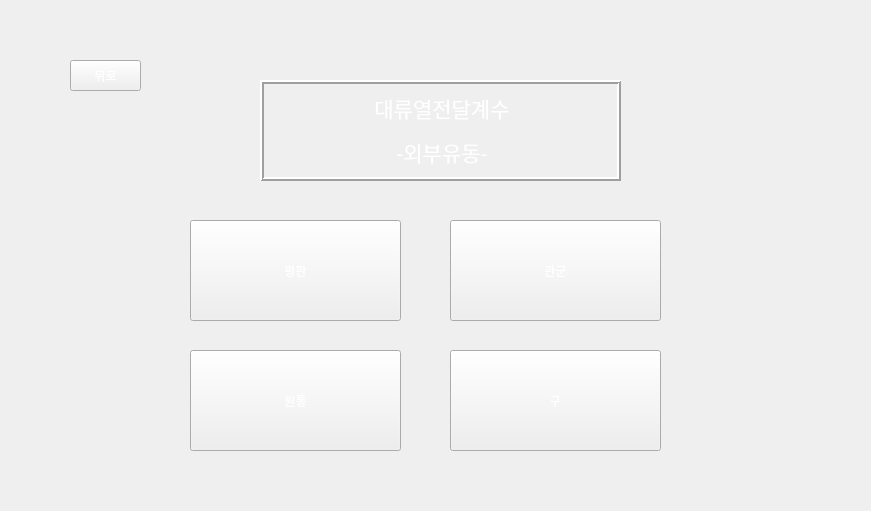
<?xml version="1.0" encoding="UTF-8"?>
<ui version="4.0">
 <class>Form</class>
 <widget class="QWidget" name="Form">
  <property name="geometry">
   <rect>
    <x>0</x>
    <y>0</y>
    <width>871</width>
    <height>511</height>
   </rect>
  </property>
  <property name="minimumSize">
   <size>
    <width>581</width>
    <height>341</height>
   </size>
  </property>
  <property name="maximumSize">
   <size>
    <width>871</width>
    <height>511</height>
   </size>
  </property>
  <property name="windowTitle">
   <string>External Flow</string>
  </property>
  <property name="styleSheet">
   <string notr="true">background-image: url(:/background/하얀거.png);</string>
  </property>
  <widget class="QPushButton" name="pushButton">
   <property name="geometry">
    <rect>
     <x>70</x>
     <y>60</y>
     <width>71</width>
     <height>31</height>
    </rect>
   </property>
   <property name="styleSheet">
    <string notr="true">QPushButton {
color: qlineargradient(spread:pad, x1:0, y1:1, x2:1, y2:0, stop:0 rgba(255, 255, 255, 255), stop:1 rgba(255, 255, 255, 255));
background-image: url(:/background/버튼2.png);
font: 14pt &quot;맑은 고딕&quot;;
}
QPushButton:hover{
border-image: url(:/background/버튼클릭2.png);
}</string>
   </property>
   <property name="text">
    <string>뒤로</string>
   </property>
  </widget>
  <widget class="QPushButton" name="pushButton_2">
   <property name="geometry">
    <rect>
     <x>190</x>
     <y>220</y>
     <width>211</width>
     <height>101</height>
    </rect>
   </property>
   <property name="toolTip">
    <string>수직평판에서의 Nusselt Number를 구합니다</string>
   </property>
   <property name="toolTipDuration">
    <number>5000</number>
   </property>
   <property name="styleSheet">
    <string notr="true">QPushButton {
color: qlineargradient(spread:pad, x1:0, y1:1, x2:1, y2:0, stop:0 rgba(255, 255, 255, 255), stop:1 rgba(255, 255, 255, 255));
background-image: url(:/background/버튼2.png);
font: 20pt &quot;맑은 고딕&quot;;
}
QPushButton:hover{
border-image: url(:/background/버튼클릭2.png);
}</string>
   </property>
   <property name="text">
    <string>평판</string>
   </property>
  </widget>
  <widget class="QPushButton" name="pushButton_3">
   <property name="geometry">
    <rect>
     <x>190</x>
     <y>350</y>
     <width>211</width>
     <height>101</height>
    </rect>
   </property>
   <property name="toolTip">
    <string>수직평판에서의 Nusselt Number를 구합니다</string>
   </property>
   <property name="toolTipDuration">
    <number>5000</number>
   </property>
   <property name="styleSheet">
    <string notr="true">QPushButton {
color: qlineargradient(spread:pad, x1:0, y1:1, x2:1, y2:0, stop:0 rgba(255, 255, 255, 255), stop:1 rgba(255, 255, 255, 255));
background-image: url(:/background/버튼2.png);
font: 20pt &quot;맑은 고딕&quot;;
}
QPushButton:hover{
border-image: url(:/background/버튼클릭2.png);
}</string>
   </property>
   <property name="text">
    <string>원통</string>
   </property>
  </widget>
  <widget class="QPushButton" name="pushButton_4">
   <property name="geometry">
    <rect>
     <x>450</x>
     <y>350</y>
     <width>211</width>
     <height>101</height>
    </rect>
   </property>
   <property name="toolTip">
    <string>수직평판에서의 Nusselt Number를 구합니다</string>
   </property>
   <property name="toolTipDuration">
    <number>5000</number>
   </property>
   <property name="styleSheet">
    <string notr="true">QPushButton {
color: qlineargradient(spread:pad, x1:0, y1:1, x2:1, y2:0, stop:0 rgba(255, 255, 255, 255), stop:1 rgba(255, 255, 255, 255));
background-image: url(:/background/버튼2.png);
font: 20pt &quot;맑은 고딕&quot;;
}
QPushButton:hover{
border-image: url(:/background/버튼클릭2.png);
}</string>
   </property>
   <property name="text">
    <string>구</string>
   </property>
  </widget>
  <widget class="QPushButton" name="pushButton_5">
   <property name="geometry">
    <rect>
     <x>450</x>
     <y>220</y>
     <width>211</width>
     <height>101</height>
    </rect>
   </property>
   <property name="toolTip">
    <string>수직평판에서의 Nusselt Number를 구합니다</string>
   </property>
   <property name="toolTipDuration">
    <number>5000</number>
   </property>
   <property name="styleSheet">
    <string notr="true">QPushButton {
color: qlineargradient(spread:pad, x1:0, y1:1, x2:1, y2:0, stop:0 rgba(255, 255, 255, 255), stop:1 rgba(255, 255, 255, 255));
background-image: url(:/background/버튼2.png);
font: 20pt &quot;맑은 고딕&quot;;
}
QPushButton:hover{
border-image: url(:/background/버튼클릭2.png);
}</string>
   </property>
   <property name="text">
    <string>관군</string>
   </property>
  </widget>
  <widget class="QLabel" name="label_9">
   <property name="geometry">
    <rect>
     <x>0</x>
     <y>0</y>
     <width>871</width>
     <height>511</height>
    </rect>
   </property>
   <property name="styleSheet">
    <string notr="true">image: url(:/background/배경2.png);</string>
   </property>
   <property name="text">
    <string/>
   </property>
  </widget>
  <widget class="QLabel" name="label">
   <property name="geometry">
    <rect>
     <x>260</x>
     <y>80</y>
     <width>361</width>
     <height>101</height>
    </rect>
   </property>
   <property name="styleSheet">
    <string notr="true">font: 10pt &quot;맑은 고딕&quot;;
color: rgb(255, 255, 255);
background-image: url(:/background/버튼2.png);</string>
   </property>
   <property name="frameShape">
    <enum>QFrame::Box</enum>
   </property>
   <property name="frameShadow">
    <enum>QFrame::Raised</enum>
   </property>
   <property name="lineWidth">
    <number>2</number>
   </property>
   <property name="text">
    <string>&lt;!DOCTYPE HTML PUBLIC &quot;-//W3C//DTD HTML 4.0//EN&quot; &quot;http://www.w3.org/TR/REC-html40/strict.dtd&quot;&gt;
&lt;html&gt;&lt;head&gt;&lt;meta name=&quot;qrichtext&quot; content=&quot;1&quot; /&gt;&lt;style type=&quot;text/css&quot;&gt;
p, li { white-space: pre-wrap; }
&lt;/style&gt;&lt;/head&gt;&lt;body style=&quot; font-family:'맑은 고딕'; font-size:10pt; font-weight:400; font-style:normal;&quot;&gt;
&lt;p align=&quot;center&quot; style=&quot; margin-top:12px; margin-bottom:12px; margin-left:0px; margin-right:0px; -qt-block-indent:0; text-indent:0px;&quot;&gt;&lt;span style=&quot; font-size:16pt;&quot;&gt;대류열전달계수&lt;/span&gt;&lt;/p&gt;
&lt;p align=&quot;center&quot; style=&quot; margin-top:12px; margin-bottom:12px; margin-left:0px; margin-right:0px; -qt-block-indent:0; text-indent:0px;&quot;&gt;&lt;span style=&quot; font-size:16pt;&quot;&gt;-외부유동-&lt;/span&gt;&lt;/p&gt;&lt;/body&gt;&lt;/html&gt;</string>
   </property>
   <property name="buddy">
    <cstring>pushButton</cstring>
   </property>
  </widget>
  <zorder>label_9</zorder>
  <zorder>pushButton</zorder>
  <zorder>pushButton_2</zorder>
  <zorder>pushButton_3</zorder>
  <zorder>pushButton_4</zorder>
  <zorder>pushButton_5</zorder>
  <zorder>label</zorder>
 </widget>
 <resources>
  <include location="../resource/resources.qrc"/>
 </resources>
 <connections/>
</ui>
